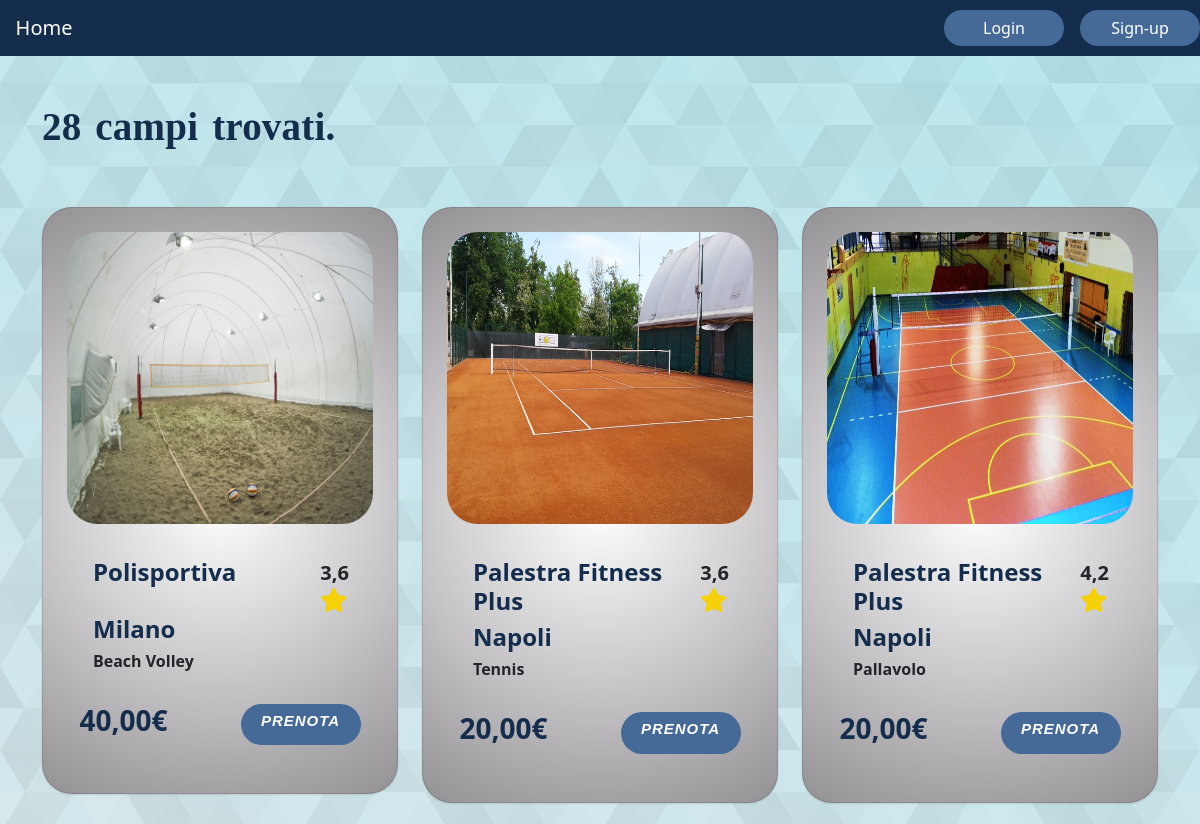
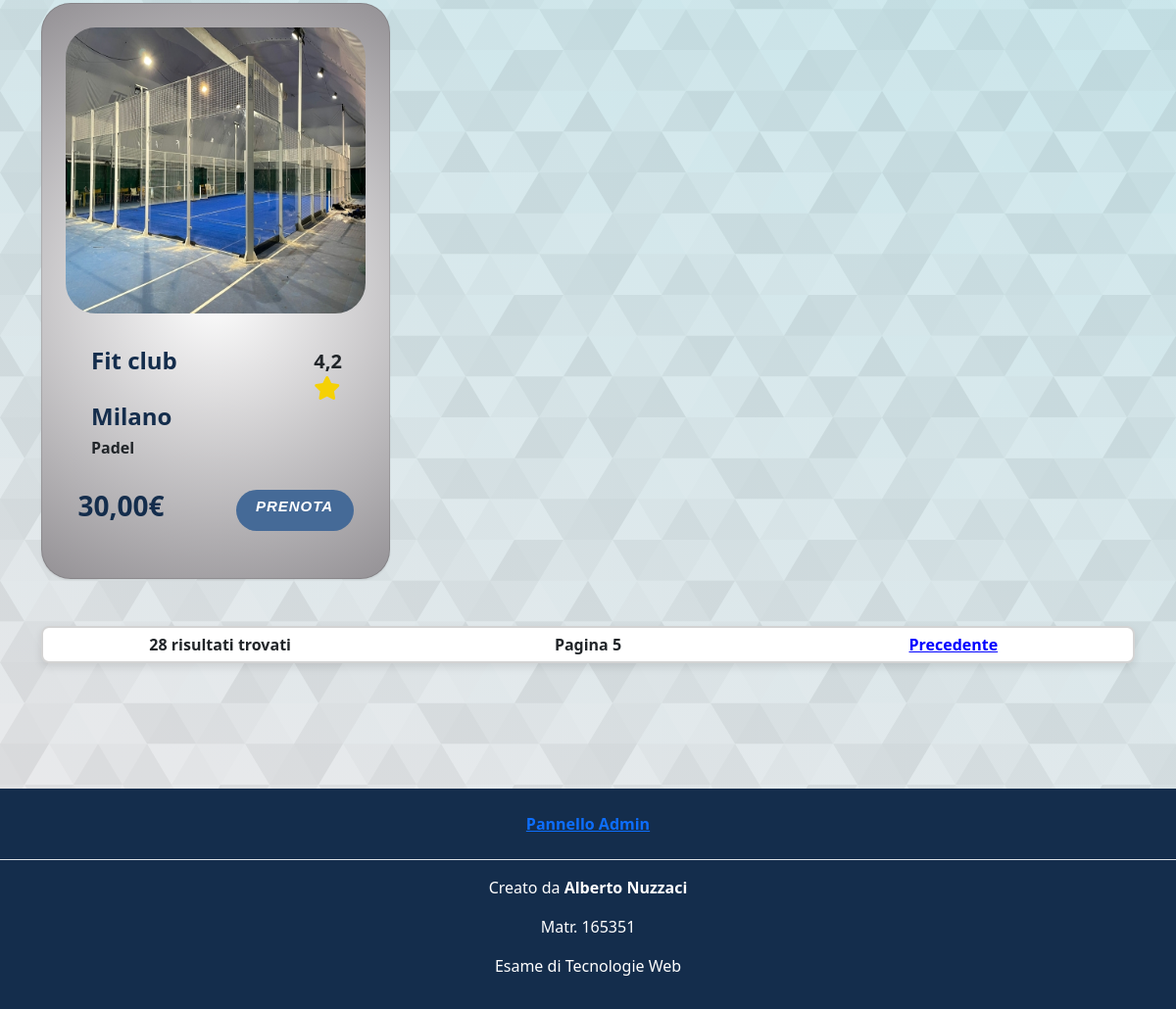
Screenshot of /core/listacampi/?page=5 with the database file from the repository (2 pictures, top to bottom).
### core/models.py (models this page shows, shortened)
class Campo(models.Model):
    TIPO_SPORT_CHOICES = [
        ('tennis', 'Tennis'),
        ('calcio5', 'Calcio a 5'),
        ('calcio7', 'Calcio a 7'),
        ('padel', 'Padel'),
        ('beachvolley', 'Beach Volley'),
        ('pallavolo', 'Pallavolo')
    ]
    img = models.ImageField(upload_to='static/img/users_img/field_pic', default='img/default_img/no_image.jpg')
    tipo_sport = models.CharField(max_length=50, choices=TIPO_SPORT_CHOICES)
    coperto = models.BooleanField(default=False)
    costo = models.DecimalField(max_digits=10, decimal_places=2)
    servizi = models.ManyToManyField(Servizio)
    struttura = models.ForeignKey(Struttura, on_delete=models.CASCADE)
    class Meta:
        verbose_name_plural = "campi"

class Struttura(models.Model):
    nome_struttura = models.CharField(max_length=255)
    citta = models.CharField(max_length=255)
    indirizzo = models.CharField(max_length=255)
    num_civico =models.IntegerField()
    descrizione = models.TextField()
    email = models.CharField(max_length=150)
    verified = models.BooleanField(default=False)
    numTelefono = models.CharField(max_length=20
    )
    class Meta:
        verbose_name_plural = "strutture"

### core/views.py (the view)
# urls.py: path("listacampi/",ListaCampiView.as_view(), name="listacampi"),
class ListaCampiView(ListView):
    model = Campo
    template_name = 'core/listacampi.html'
    context_object_name = 'object_list'
    paginate_by = 6
    def get_model_name(self):
        return self.model._meta.verbose_name_plural
    def get_queryset(self):
        tipo_sport = self.request.GET.get('tipo_sport')
        luogo = self.request.GET.get('luogo')
        ordinamento = self.request.GET.get('ordinamento', 'voto_medio')  # Default to 'voto_medio'
        ordine = self.request.GET.get('ordine', 'asc')  # Default to 'asc'
        queryset = Campo.objects.all()
        if tipo_sport:
            queryset = queryset.filter(tipo_sport=tipo_sport)
        if luogo:
            queryset = queryset.filter(struttura__citta__icontains=luogo) # case insensitive
        queryset = queryset.annotate(voto_medio=Avg('recensioni__voto'))
        if ordinamento:
            if ordine == 'asc':
                queryset = queryset.order_by(ordinamento)
            elif ordine == 'desc':
                queryset = queryset.order_by(f'-{ordinamento}')
        return queryset
    def get_context_data(self, **kwargs):
        context = super().get_context_data(**kwargs)
        context['title'] = "Lista dei campi trovati"
        campi = self.get_queryset()
        campi_dict = {}
        for campo in campi:
            voto_medio = campo.voto_medio
            if voto_medio is None:
                voto_medio = "-"
            else:
                voto_medio = round(voto_medio, 1)
            campi_dict[campo] = voto_medio
        paginator = Paginator(list(campi_dict.items()), self.paginate_by)
        page = self.request.GET.get('page')
        try:
            campi_paginati = paginator.page(page)
        except PageNotAnInteger:
            campi_paginati = paginator.page(1)
        except EmptyPage:
            campi_paginati = paginator.page(paginator.num_pages)
        context['object_list'] = campi_paginati
        context['campi_dict'] = dict(campi_paginati)
        context['page_obj'] = campi_paginati
        context['tipo_sport'] = self.request.GET.get('tipo_sport', '')
        context['luogo'] = self.request.GET.get('luogo', '')
        context['ordinamento'] = self.request.GET.get('ordinamento', 'voto_medio')  # Default to 'voto_medio'
        context['ordine'] = self.request.GET.get('ordine', 'asc')  # Default to 'asc'
        return context

### core/templates/core/listacampi.html (shortened to what this page needs)
{% extends "base.html" %}
{% block content %}
<link rel="stylesheet" href="https://cdnjs.cloudflare.com/ajax/libs/font-awesome/5.15.4/css/all.min.css">
<div class="container py-5">
    {% if object_list %}
        <h1 id="font-campi-trovati"> {{ page_obj.paginator.count }} {{ view.get_model_name }} trovati. </h1>
        <div class="row row-cols-1 row-cols-md-3 g-4 py-5">
        {% for campo, voto in object_list %}
            {% include "core/card.html" with img=campo.img voto=voto id_campo=campo.id tipo_sport=campo.get_tipo_sport_display coperto=campo.coperto costo=campo.costo servizi=campo.servizi struttura=campo.struttura %}
        {% endfor %}
        </div>
        <div class="container custom-container-paginator" style="text-align:center">
            <b>
            <div class="row">
                <div class="col">
                    <div class="n_text"> {{ page_obj.paginator.count }} risultati trovati</div>
                </div>
                <div class="col">
                    <div>Pagina {{ page_obj.number }} </div>
                </div>
                <div class="col">
                    {% if page_obj.has_previous %}
                        <a class="text-decoration-underline" style="color:blue; margin-right: 5px;" href="?page={{ page_obj.previous_page_number }}">Precedente</a>
                    {% endif %}
                </div>
            </div>
            </b>
        </div>
    {% else %}
        <h1 id="font-campi-trovati"> Nessun campo trovato. </h1>
    {% endif %}
</div>
{% endblock %}

### core/templates/core/card.html
{% load static %}
<div class="col">
    <div id="background-svg" class="card background-svg">
        <div class="card-img-top">
            <img src="{{img.url}}" class="img-thumbnail" alt="..." style=" background-color: transparent;">
        </div>
        <div class="card-body" style="padding-left: 50px;">
            <div class="row">
                <div class="col-md-9">
                    <h4 class="card-title text-fourth-color" style="font-weight: bold;">{{struttura.nome_struttura}}</h4>
                </div>
                <div class="col-md-3">
                    <div class="ratings">
                        <b style="font-size: 20px">{{voto}}</b> <i class="fa fa-star rating-color"></i>
                    </div>
                </div>
            </div>
            <div class="row">
                <div class="col-md-9">
                    <h4 class="card-title text-fourth-color" style="font-weight: bold;"> {{ struttura.citta }}</h4>
                </div>
                <div class="col-md-3">
                </div>
            </div>
            <div class="row">
                <div class="col-md-9">
                    <h6 style="font-weight: bold;"> {{tipo_sport}} </h6>
                </div>
                <div class="col-md-3">
                </div>
            </div>
        </div>
        <div class="mb-5 d-flex justify-content-around">
            <h3 class="text-fourth-color" style="font-weight: bold; text-align: center">{{costo}}€</h3>
            <a href="{% url 'core:visualizza_campo' id_campo  %}" id="font-prenota" class="btn btn-primary third-color">PRENOTA</a>
        </div>
    </div>
</div>

### static/css/style.css (style rules this page uses)
* { padding: 0; margin: 0; box-sizing: border-box; }
body { background-color: #f9f6f2; }
.card-img-top { border-radius: 50px; padding: 20px; }
.card { border-radius: 30px; box-shadow: rgba(0, 0, 0, 0.1) 0px 1px 2px 0px; }
.card-body { padding: 25px; margin-top: -15px; }
.btn-primary { border-radius: 50px; width: 120px; border: none; }
h3,h5 { color: rgb(0, 91, 228); }
.third-color { background: #385170; }
.text-fourth-color { color: #142d4c; }
#font-prenota { font-family: "Arial Black", Gadget, sans-serif; font-size: 15px; letter-spacing: 1px; word-spacing: 2px; font-weight: 700; text-decoration: none; font-style: italic; font-variant: small-caps; text-transform: none; }

### templates/base.html (style rules this page uses)
.btn-primary { color: #fff; background-color: #456a97; border-color: #fff; }
html, body { height: 100%; margin: 0; display: flex; flex-direction: column; }
body { background-color: #B6E6ED; background-attachment: fixed; background-size: cover; }

### core/templates/core/listacampi.html (style rules this page uses)
.card-img-top { margin-bottom: 0; border-radius: 0; }
.card-img-top img { width: 100%; height: 300px; border: none; border-radius: 35px; }
#font-campi-trovati { font-family: Georgia, serif; font-size: 39px; letter-spacing: 0.2px; word-spacing: 4px; font-weight: 700; text-decoration: none; font-style: normal; color: #142d4c; }
.rating-color { color:#f5d105 !important; }
.ratings i { font-size: 24px; }
#background-svg { background: rgb(255,255,255); background: radial-gradient(circle, rgba(255,255,255,1) 0%, rgba(148,145,149,1) 100%); }
.custom-container-paginator { border: 2px solid #d3d3d3; border-radius: 8px; background-color: #f0f0f0; box-shadow: 0 4px 8px rgba(0, 0, 0, 0.1); padding: 5px; background-color: white; margin-bottom: 32px; }

### rows the page displays
Campo: shows a picture, voto "3,6", tipo_sport "Beach Volley", costo "40,00"
Struttura: nome_struttura "Polisportiva", citta "Milano"
Campo: shows a picture, voto "3,6", tipo_sport "Tennis", costo "20,00"
Struttura: nome_struttura "Palestra Fitness Plus", citta "Napoli"
Campo: shows a picture, voto "4,2", tipo_sport "Pallavolo", costo "20,00"
Campo: shows a picture, voto "4,2", tipo_sport "Padel", costo "30,00"
Struttura: nome_struttura "Fit club", citta "Milano"

### other values shown
{{ page_obj.paginator.count }} "28"
{{ view.get_model_name }} "campi"
{{ page_obj.number }} "5"
